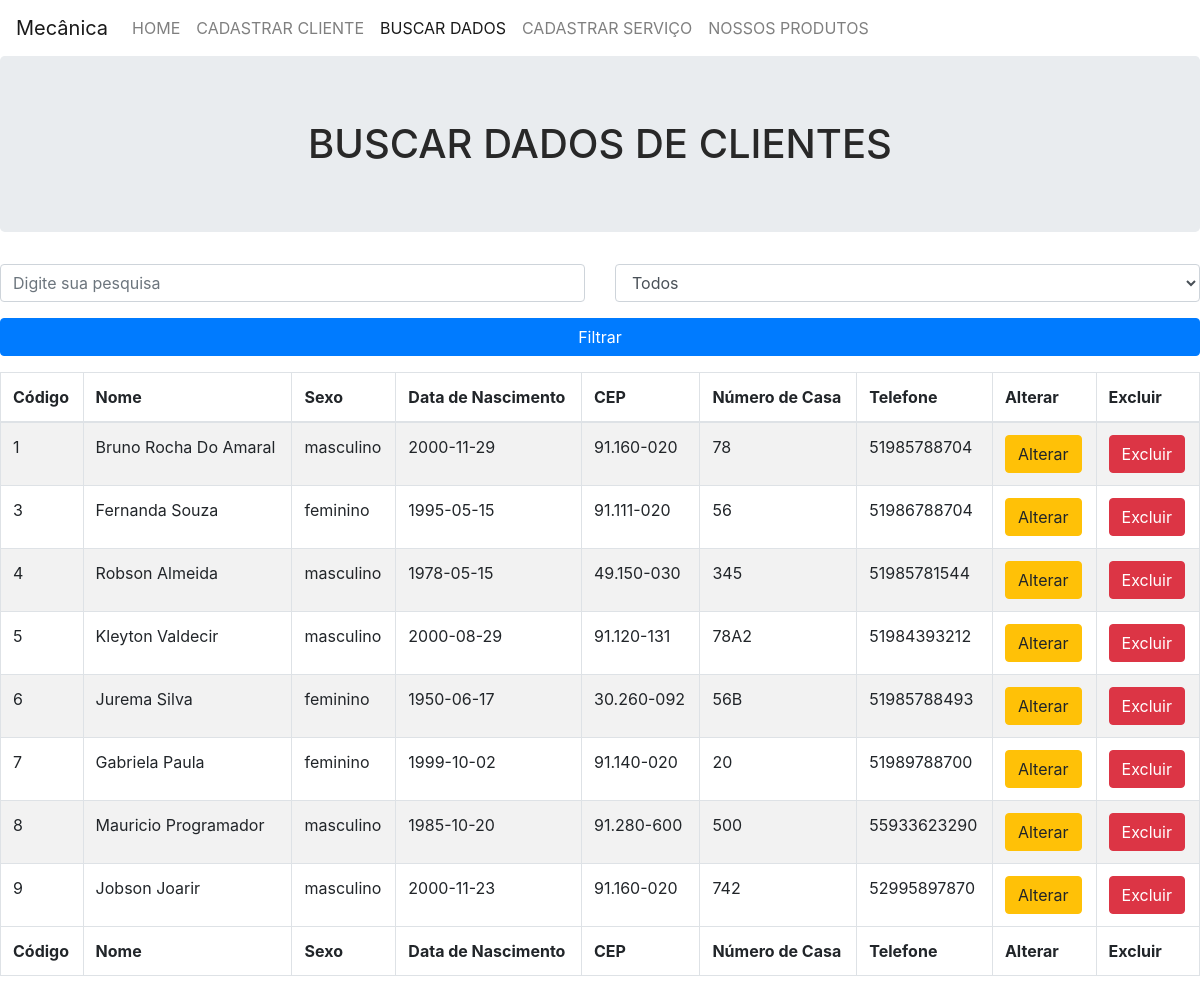
The page /cliente/buscar.php on the database its author committed.
### tables this page shows
CREATE TABLE `cliente` (
  `idCliente` bigint(20) NOT NULL,
  `nome` varchar(100) NOT NULL,
  `sexo` varchar(15) NOT NULL,
  `dataNascimento` date NOT NULL,
  `cep` varchar(10) NOT NULL,
  `numeroCasa` varchar(10) NOT NULL,
  `telefone` varchar(12) NOT NULL
);

### cliente/dao/conexaobanco.class.php (called while the page is built, shortened)
<?php
class ConexaoBanco extends PDO
{
    private static $instance = null;
    public static function getInstance()
    {
        try {
            if(!isset(self::$instance)) {
                self::$instance = new ConexaoBanco("mysql:dbname=mecanica;host=localhost","root","");
            }
            return self::$instance;
        } catch(PDOException $error) {
            echo "Erro ao conectar! ".$error;
        }
    }
}

### cliente/dao/clientedao.class.php (called while the page is built, shortened)
<?php
require "conexaobanco.class.php";
class ClienteDAO
{
    private $conexao = null;
    public function __construct()
    {
        $this->conexao = ConexaoBanco::getInstance();
    }
    public function buscarCliente()
    {
        try {
            $statement = $this->conexao->query("select * from cliente");
            $array = $statement->fetchAll(PDO::FETCH_CLASS,"Cliente");
            return $array;
        } catch(PDOException $error) {
            echo "Erro ao buscar! ".$error;
        }
    }
}

### cliente/model/cliente.class.php (called while the page is built, shortened)
<?php
class Cliente
{
    public function __get($atributo)
    {
        return $this->$atributo;
    }
}

### cliente/buscar.php (the view, shortened to what this page needs)
<!DOCTYPE html>
<html lang="pt-br">
    <head>
        <link href="../css/style.css" rel="stylesheet">
        <link href="../node_modules/bootstrap/dist/css/bootstrap.min.css" rel="stylesheet"/>
    </head>
    <body>
        <nav class="navbar navbar-expand-lg navbar-light">
            <a class="navbar-brand" href="../index.php">Mecânica</a>
            <div class="collapse navbar-collapse" id="navbarNav">
                <ul class="navbar-nav">
                    <li class="nav-item"><a class="nav-link" href="../index.php">HOME</a></li>
                    <li class="nav-item"><a class="nav-link" href="cadastro.php">CADASTRAR CLIENTE<span class="sr-only"></span></a></li>
                    <li class="nav-item active"><a class="nav-link" href="buscar.php">BUSCAR DADOS<span class="sr-only"></span></a></li>
                    <li class="nav-item"><a class="nav-link" href="../servico/cadastro.php">CADASTRAR SERVIÇO<span class="sr-only"></span></a></li>
                    <li class="nav-item"><a class="nav-link" href="../produto/index.php">NOSSOS PRODUTOS<span class="sr-only"></span></a></li>
                </ul>
            </div>
        </nav>
        <h1 class="jumbotron titulo">Buscar Dados de Clientes</h1>
        <?php
        include 'dao/clientedao.class.php';
        include 'model/cliente.class.php';
        $clienteDAO = new clienteDAO;
        $clientes = $clienteDAO->buscarCliente();
        ?>
        <form name="pesquisa" method="post" action="">
          <div class="row">
            <div class="form-group col-md-6">
              <input type="text" name="pesquisa"
              class="form-control" placeholder="Digite sua pesquisa">
            </div>
            <div class="form-group col-md-6">
              <select name="filtro" class="form-control">
                <option value="todos">Todos</option>
              </select>
            </div>
          </div>
          <div class="form-group">
            <input type="submit" name="filtrar" value="Filtrar" class="btn btn-primary btn-block">
          </div>
        </form>
        <div class="table-responsive">
            <table class="table table-striped table-bordered table-hover">
                <thead>
                    <tr>
                        <th>Código</th>
                        <th>Nome</th>
                        <th>Sexo</th>
                        <th>Data de Nascimento</th>
                        <th>CEP</th>
                        <th>Número de Casa</th>
                        <th>Telefone</th>
                        <th>Alterar</th>
                        <th>Excluir</th>
                    </tr>
                </thead>
                <tfoot>
                    <tr>
                        <th>Código</th>
                        <th>Nome</th>
                        <th>Sexo</th>
                        <th>Data de Nascimento</th>
                        <th>CEP</th>
                        <th>Número de Casa</th>
                        <th>Telefone</th>
                        <th>Alterar</th>
                        <th>Excluir</th>
                    </tr>
                </tfoot>
                <tbody>
                <?php
                foreach($clientes as $cliente) {
                    echo "<tr>";
                    echo "<td>".$cliente->idCliente."</td>";
                    echo "<td>".$cliente->nome."</td>";
                    echo "<td>".$cliente->sexo."</td>";
                    echo "<td>".$cliente->dataNascimento."</td>";
                    echo "<td>".$cliente->cep."</td>";
                    echo "<td>".$cliente->numeroCasa."</td>";
                    echo "<td>".$cliente->telefone."</td>";
                    echo "<td><a href='alterar.php?id=$cliente->idCliente' class='btn btn-warning'>Alterar</a></td>";
                    echo "<td><a href='buscar.php?id=$cliente->idCliente' class='btn btn-danger'>Excluir</a></td>";
                    echo "</tr>";
                }
                ?>
                </tbody>
            </table>
        </div>
    </body>
</html>

### css/style.css (style rules this page uses)
body { font-family: tahoma; color:#282828; margin: 0px; }
.titulo { text-align: center; text-transform: uppercase; color: #282828; }

### rows shown on the page
cliente: idCliente "1", nome "Bruno Rocha Do Amaral", sexo "masculino", dataNascimento "2000-11-29", cep "91.160-020", numeroCasa "78", telefone "51985788704"
cliente: idCliente "3", nome "Fernanda Souza", sexo "feminino", dataNascimento "1995-05-15", cep "91.111-020", numeroCasa "56", telefone "51986788704"
cliente: idCliente "4", nome "Robson Almeida", sexo "masculino", dataNascimento "1978-05-15", cep "49.150-030", numeroCasa "345", telefone "51985781544"
cliente: idCliente "5", nome "Kleyton Valdecir", sexo "masculino", dataNascimento "2000-08-29", cep "91.120-131", numeroCasa "78A2", telefone "51984393212"
cliente: idCliente "6", nome "Jurema Silva", sexo "feminino", dataNascimento "1950-06-17", cep "30.260-092", numeroCasa "56B", telefone "51985788493"
cliente: idCliente "7", nome "Gabriela Paula", sexo "feminino", dataNascimento "1999-10-02", cep "91.140-020", numeroCasa "20", telefone "51989788700"
cliente: idCliente "8", nome "Mauricio Programador", sexo "masculino", dataNascimento "1985-10-20", cep "91.280-600", numeroCasa "500", telefone "55933623290"
cliente: idCliente "9", nome "Jobson Joarir", sexo "masculino", dataNascimento "2000-11-23", cep "91.160-020", numeroCasa "742", telefone "52995897870"
